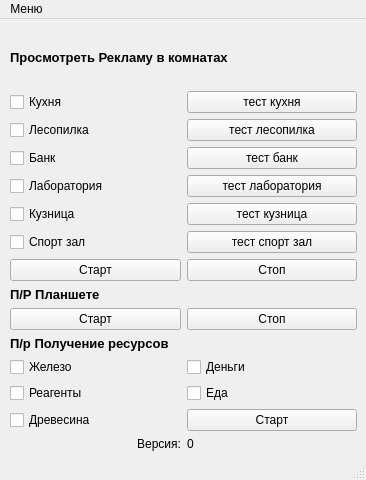
<?xml version="1.0" encoding="UTF-8"?>
<ui version="4.0">
 <class>Za_City</class>
 <widget class="QMainWindow" name="Za_City">
  <property name="geometry">
   <rect>
    <x>0</x>
    <y>0</y>
    <width>366</width>
    <height>480</height>
   </rect>
  </property>
  <property name="windowTitle">
   <string>Za_City</string>
  </property>
  <widget class="QWidget" name="centralwidget">
   <widget class="QWidget" name="verticalLayoutWidget_2">
    <property name="geometry">
     <rect>
      <x>10</x>
      <y>10</y>
      <width>347</width>
      <height>422</height>
     </rect>
    </property>
    <layout class="QVBoxLayout" name="verticalLayout_2">
     <item>
      <layout class="QVBoxLayout" name="verticalLayout_3">
       <item>
        <widget class="QLabel" name="label_rooms">
         <property name="enabled">
          <bool>true</bool>
         </property>
         <property name="font">
          <font>
           <pointsize>10</pointsize>
           <weight>75</weight>
           <bold>true</bold>
          </font>
         </property>
         <property name="toolTip">
          <string>&lt;html&gt;&lt;head/&gt;&lt;body&gt;&lt;p&gt;&lt;br/&gt;&lt;/p&gt;&lt;/body&gt;&lt;/html&gt;</string>
         </property>
         <property name="whatsThis">
          <string>&lt;html&gt;&lt;head/&gt;&lt;body&gt;&lt;p align=&quot;center&quot;&gt;Просмотреть Рекламу в комнатах&lt;/p&gt;&lt;/body&gt;&lt;/html&gt;</string>
         </property>
         <property name="styleSheet">
          <string notr="true"/>
         </property>
         <property name="text">
          <string>Просмотреть Рекламу в комнатах</string>
         </property>
         <property name="textFormat">
          <enum>Qt::PlainText</enum>
         </property>
         <property name="scaledContents">
          <bool>false</bool>
         </property>
         <property name="margin">
          <number>0</number>
         </property>
         <property name="textInteractionFlags">
          <set>Qt::TextEditable</set>
         </property>
        </widget>
       </item>
       <item>
        <layout class="QVBoxLayout" name="verticalLayout_5">
         <item>
          <layout class="QHBoxLayout" name="horizontalLayout">
           <item>
            <layout class="QGridLayout" name="gridLayout_3">
             <item row="2" column="0">
              <widget class="QCheckBox" name="kitchen_room">
               <property name="mouseTracking">
                <bool>true</bool>
               </property>
               <property name="tabletTracking">
                <bool>false</bool>
               </property>
               <property name="text">
                <string>Кухня</string>
               </property>
              </widget>
             </item>
             <item row="3" column="0">
              <widget class="QCheckBox" name="sawmill_room">
               <property name="text">
                <string>Лесопилка</string>
               </property>
              </widget>
             </item>
             <item row="2" column="1">
              <widget class="QPushButton" name="btn_kitchen_test">
               <property name="styleSheet">
                <string notr="true"/>
               </property>
               <property name="text">
                <string>тест кухня</string>
               </property>
              </widget>
             </item>
             <item row="4" column="0">
              <widget class="QCheckBox" name="bank_room">
               <property name="text">
                <string>Банк</string>
               </property>
              </widget>
             </item>
             <item row="5" column="0">
              <widget class="QCheckBox" name="lab_room">
               <property name="text">
                <string>Лаборатория</string>
               </property>
              </widget>
             </item>
             <item row="3" column="1">
              <widget class="QPushButton" name="btn_sawmill_test">
               <property name="text">
                <string>тест лесопилка</string>
               </property>
              </widget>
             </item>
             <item row="6" column="0">
              <widget class="QCheckBox" name="forge_room">
               <property name="text">
                <string>Кузница</string>
               </property>
              </widget>
             </item>
             <item row="7" column="0">
              <widget class="QCheckBox" name="zal_room">
               <property name="text">
                <string>Спорт зал</string>
               </property>
              </widget>
             </item>
             <item row="5" column="1">
              <widget class="QPushButton" name="btn_lab_test">
               <property name="text">
                <string>тест лаборатория</string>
               </property>
              </widget>
             </item>
             <item row="4" column="1">
              <widget class="QPushButton" name="btn_bank_test">
               <property name="text">
                <string>тест банк</string>
               </property>
              </widget>
             </item>
             <item row="7" column="1">
              <widget class="QPushButton" name="btn_zal_test">
               <property name="text">
                <string>тест спорт зал</string>
               </property>
              </widget>
             </item>
             <item row="6" column="1">
              <widget class="QPushButton" name="btn_forge_test">
               <property name="text">
                <string>тест кузница</string>
               </property>
              </widget>
             </item>
             <item row="8" column="0">
              <widget class="QPushButton" name="btn_start_rooms">
               <property name="styleSheet">
                <string notr="true"/>
               </property>
               <property name="text">
                <string>Старт</string>
               </property>
              </widget>
             </item>
             <item row="8" column="1">
              <widget class="QPushButton" name="btn_stop_rooms">
               <property name="text">
                <string>Стоп</string>
               </property>
              </widget>
             </item>
            </layout>
           </item>
          </layout>
         </item>
         <item>
          <layout class="QVBoxLayout" name="verticalLayout_6">
           <item>
            <layout class="QHBoxLayout" name="horizontalLayout_3"/>
           </item>
           <item>
            <widget class="QLabel" name="label_tablet">
             <property name="font">
              <font>
               <pointsize>10</pointsize>
               <weight>75</weight>
               <bold>true</bold>
              </font>
             </property>
             <property name="styleSheet">
              <string notr="true"/>
             </property>
             <property name="text">
              <string>&lt;html&gt;&lt;head/&gt;&lt;body&gt;&lt;p&gt;П/Р Планшете&lt;/p&gt;&lt;/body&gt;&lt;/html&gt;</string>
             </property>
            </widget>
           </item>
           <item>
            <layout class="QHBoxLayout" name="horizontalLayout_4">
             <item>
              <widget class="QPushButton" name="btn_start_tablet">
               <property name="text">
                <string>Старт</string>
               </property>
              </widget>
             </item>
             <item>
              <widget class="QPushButton" name="btn_stop_tabtet">
               <property name="text">
                <string>Стоп</string>
               </property>
              </widget>
             </item>
            </layout>
           </item>
           <item>
            <widget class="QLabel" name="label_resources">
             <property name="font">
              <font>
               <pointsize>10</pointsize>
               <weight>75</weight>
               <bold>true</bold>
              </font>
             </property>
             <property name="styleSheet">
              <string notr="true"/>
             </property>
             <property name="text">
              <string>&lt;html&gt;&lt;head/&gt;&lt;body&gt;&lt;p&gt;П/р Получение ресурсов&lt;/p&gt;&lt;/body&gt;&lt;/html&gt;</string>
             </property>
             <property name="textInteractionFlags">
              <set>Qt::TextEditable</set>
             </property>
            </widget>
           </item>
           <item>
            <layout class="QGridLayout" name="gridLayout">
             <item row="2" column="1">
              <widget class="QCheckBox" name="check_foot">
               <property name="text">
                <string>Еда</string>
               </property>
              </widget>
             </item>
             <item row="3" column="0">
              <widget class="QCheckBox" name="check_wood">
               <property name="text">
                <string>Древесина</string>
               </property>
              </widget>
             </item>
             <item row="2" column="0">
              <widget class="QCheckBox" name="check_reagent">
               <property name="text">
                <string>Реагенты</string>
               </property>
              </widget>
             </item>
             <item row="1" column="1">
              <widget class="QCheckBox" name="check_baks">
               <property name="text">
                <string>Деньги</string>
               </property>
              </widget>
             </item>
             <item row="3" column="1">
              <widget class="QPushButton" name="btn_start_resources">
               <property name="toolTip">
                <string>&lt;html&gt;&lt;head/&gt;&lt;body&gt;&lt;p align=&quot;center&quot;&gt;&lt;br/&gt;&lt;/p&gt;&lt;/body&gt;&lt;/html&gt;</string>
               </property>
               <property name="whatsThis">
                <string>&lt;html&gt;&lt;head/&gt;&lt;body&gt;&lt;p align=&quot;justify&quot;&gt;&lt;br/&gt;&lt;/p&gt;&lt;/body&gt;&lt;/html&gt;</string>
               </property>
               <property name="text">
                <string>Старт</string>
               </property>
              </widget>
             </item>
             <item row="1" column="0">
              <widget class="QCheckBox" name="check_forge">
               <property name="text">
                <string>Железо</string>
               </property>
              </widget>
             </item>
            </layout>
           </item>
           <item>
            <layout class="QHBoxLayout" name="horizontalLayout_5">
             <item>
              <widget class="QLabel" name="version">
               <property name="styleSheet">
                <string notr="true"/>
               </property>
               <property name="text">
                <string>&lt;html&gt;&lt;head/&gt;&lt;body&gt;&lt;p align=&quot;right&quot;&gt;Версия:&lt;/p&gt;&lt;/body&gt;&lt;/html&gt;</string>
               </property>
              </widget>
             </item>
             <item>
              <widget class="QLabel" name="version_number">
               <property name="text">
                <string>0</string>
               </property>
              </widget>
             </item>
            </layout>
           </item>
          </layout>
         </item>
        </layout>
       </item>
      </layout>
     </item>
    </layout>
   </widget>
  </widget>
  <widget class="QMenuBar" name="menubar">
   <property name="geometry">
    <rect>
     <x>0</x>
     <y>0</y>
     <width>366</width>
     <height>21</height>
    </rect>
   </property>
   <widget class="QMenu" name="menu">
    <property name="title">
     <string>Меню</string>
    </property>
    <addaction name="action"/>
    <addaction name="separator"/>
    <addaction name="actionExit"/>
   </widget>
   <addaction name="menu"/>
  </widget>
  <widget class="QStatusBar" name="statusbar"/>
  <action name="action">
   <property name="text">
    <string>О кликере</string>
   </property>
  </action>
  <action name="actionExit">
   <property name="text">
    <string>Exit</string>
   </property>
  </action>
 </widget>
 <resources/>
 <connections/>
</ui>
